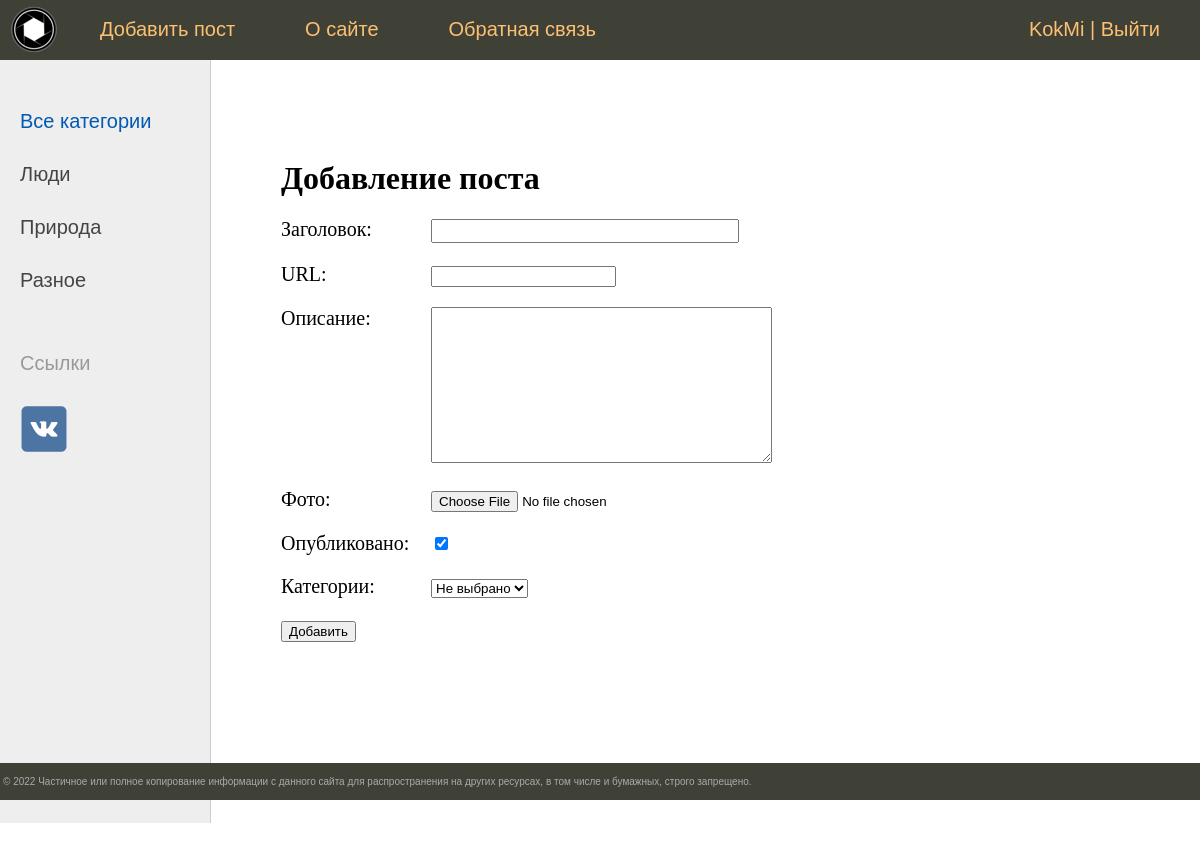
Screenshot of /addpost/ (signed in) with the database file from the repository.
### photo/models.py (models this page shows)
class Category(models.Model):
    name = models.CharField(max_length=100, db_index=True, verbose_name='Категория')
    slug = models.SlugField(max_length=255, unique=True, db_index=True, verbose_name='URL')
    def __str__(self):
        return self.name
    def get_absolute_url(self):
        return reverse('category', kwargs={'cat_slug': self.slug})
    class Meta:
        verbose_name = 'Категория'
        verbose_name_plural = 'Категории'
        ordering = ['id']

### photo/views.py (the view)
# urls.py: path('addpost/', AddPage.as_view(), name='add_post'),
class AddPage(LoginRequiredMixin, DataMixin, CreateView):
    form_class = AddPostForm
    template_name = 'photo/addpost.html'
    login_url = reverse_lazy('home')
    def get_context_data(self, *, object_list=None, **kwargs):
        context = super().get_context_data(**kwargs)
        c_def = self.get_user_context(title='Добавление поста')
        return {**context, **c_def}

### photo/forms.py (shortened to what this page needs)
class AddPostForm(forms.ModelForm):
    def __init__(self, *args, **kwargs):
        super().__init__(*args, **kwargs)
        self.fields['cat'].empty_label = 'Не выбрано'
    class Meta:
        model = Photo
        fields = ['title', 'slug', 'describe', 'photo', 'is_published', 'cat']
        widgets = {
            'title': forms.TextInput(attrs={'class': 'form-input'}),
            'content': forms.Textarea(attrs={'cols': 60, 'rows': 10}),
        }

### photo/utils.py (called while the page is built)
    def get_user_context(self, **kwargs):
        context = kwargs
        cats = cache.get('cats')
        if not cats:
            cats = Category.objects.annotate(Count('photo'))
            cache.set('cats', cats, 60)
        user_menu = menu.copy()
        if self.request.user.is_authenticated:
            user_menu.insert(0, {'title': 'Добавить пост', 'url_name': 'add_post'})
        context['menu'] = user_menu
        context['cats'] = cats
        if 'cat_selected' not in context:
            context['cat_selected'] = 0
        return context

### photo/templates/photo/addpost.html (shortened to what this page needs)
{% extends 'photo/base.html' %}
{% block content %}
<h1>{{ title }}</h1>
<form action="{% url 'add_post' %}" method='post' enctype="multipart/form-data">
    {% for f in form %}
        <p><label class="form-label" for="{{ f.id_for_label }}">{{ f.label }}: </label>{{ f }}</p>
    {% endfor %}
    <button type="submit">Добавить</button>
</form>
{% endblock %}

### photo/templates/photo/base.html (shortened to what this page needs)
{% load static %}
<!DOCTYPE html>
<html>
<head>
    <link rel="stylesheet" type="text/css" href="{% static 'photo/css/styles.css' %}"/>
</head>
<body>
<table class="table-page" border=0 cellpadding="0" cellspacing="0">
<tr><td valign=top>
{% block mainmenu %}
		<div class="header">
			<ul id="mainmenu" class="mainmenu">
			<li class="logo"><a href="{% url 'home' %}"><div class="logo"></div></a></li>
			{% for m in menu %}
				<li><a href="{% url m.url_name %}">{{ m.title }}</a></li>
			{% endfor %}
				{% if request.user.is_authenticated %}
				    <li class="last">{{ user.username }} | <a href="{% url 'logout' %}">Выйти</a></li>
				{% else %}
				    <li class="last"><a href="{% url 'register' %}">Регистрация</a> | <a href="{% url 'login' %}">Войти</a></li>
				{% endif %}
			</ul>
		</div>
{% endblock mainmenu %}
<table class="table-content" border=0 cellpadding="0" cellspacing="0">
<tr>
	<td valign="top" class="left-chapters">
	<ul id="leftchapters">
		{% if cat_selected == 0 %}
			<li class="selected">Все категории</li>
		{% else %}
			<li><a href="{% url 'home' %}">Все категории</a></li>
		{% endif %}
		{% for c in cats %}
		{% if c.photo__count > 0 %}
			{% if c.pk == cat_selected %}
				<li class="selected">{{c.name}}</li>
			{% else %}
				<li><a href="{{ c.get_absolute_url }}">{{c.name}}</a></li>
			{% endif %}
		{% endif %}
		{% endfor %}
		<li class="share">
		<p>Ссылки</p>
		<a class="share-yt" href="https://www.vk.com/kokmickey" target="_blank" rel="nofollow"></a>
		</li>
	</ul>
</td>
<td valign="top" class="content">
<div class="content-text">
	{% block content %}
	{% endblock %}
</div>
</td></tr></table>
</td></tr>
<tr><td valign=top>
	<div id="footer">
		<p>&copy; 2022 Частичное или полное копирование информации с данного сайта для распространения на других ресурсах, в том числе и бумажных, строго запрещено.</p>
	</div>
</td></tr></table>
</body>
</html>

### photo/static/photo/css/styles.css (style rules this page uses)
html, body { font-family: 'Arial'; margin: 0; padding: 0; height: 100%; width: 100%; color: #444; }
a { color: #0059b2; text-decoration: none; }
.table-page { width: 100%; height: 100%; vertical-align: top; }
.table-page tr { height: 100%; }
.header { background: #3F4137; height: 60px; }
.logo { background: url('../images/logo.png') no-repeat 10px 5px; width: 70px; height: 60px; }
ul.mainmenu { list-style: none; margin: 0; padding: 0; height: 60px; color: #fdc073; font-size: 20px; overflow: hidden; }
ul.mainmenu li { float: left; margin: 18px 40px 0 30px; }
ul.mainmenu li.logo { margin: 0; }
ul.mainmenu li.last { float: right; }
ul.mainmenu li a { color: #fdc073; text-decoration: none; }
.table-content { width: 100%; min-height: 100%; height: 100%; }
.left-chapters { margin: 0; background: #eee; border-right: 1px solid #ccc; min-height: 100%; }
.left-chapters ul { width: 180px; min-height: 100%; margin: 0; padding: 20px 10px 10px 20px; list-style: none; font-size: 20px; }
.left-chapters ul li { margin: 30px 0 0 0; color: #999; }
.left-chapters ul li.selected { color: #0059b2; }
.left-chapters ul li a { color: #444; text-decoration: none; }
.left-chapters ul li.share { margin: 60px 0 0 0; }
.left-chapters ul li.share p { margin: 30px 0 30px 0; }
.left-chapters ul li.share a { display: inline-block; width: 40px; height: 40px; margin: 0 20px 0 0; }
.left-chapters ul li.share a.share-yt { width: 100%; height: 50px; background: url('../images/share_vk.png') no-repeat 0 0 }
.content { padding: 40px 20px 20px 40px; width: 100%; box-sizing: border-box; }
.content-text { margin: 60px 0 0 30px; color: #000; font-size: 20px; font-family: Yandex Sans Display Light; }
.content-text h1 { font-size: 32px; }
#footer { box-sizing: border-box; background: #3F4137; padding: 3px; color: #aaa; font-size: 10px; font-family: Verdana, Geneva, Arial, Helvetica; text-align: left; overflow: hidden; }
.form-input { width: 300px; font-size: 16px; }
.form-label { display: inline-block; min-width: 150px; vertical-align: top; }

### rows the page displays
Category: name "Люди"
Category: name "Природа"
Category: name "Разное"

### other values shown
{{ m.title }} "Добавить пост" "О сайте" "Обратная связь"
{{ user.username }} "KokMi"
{{ title }} "Добавление поста"
{{ f.label }} "Заголовок" "URL" "Описание" "Фото" "Опубликовано" "Категории"
